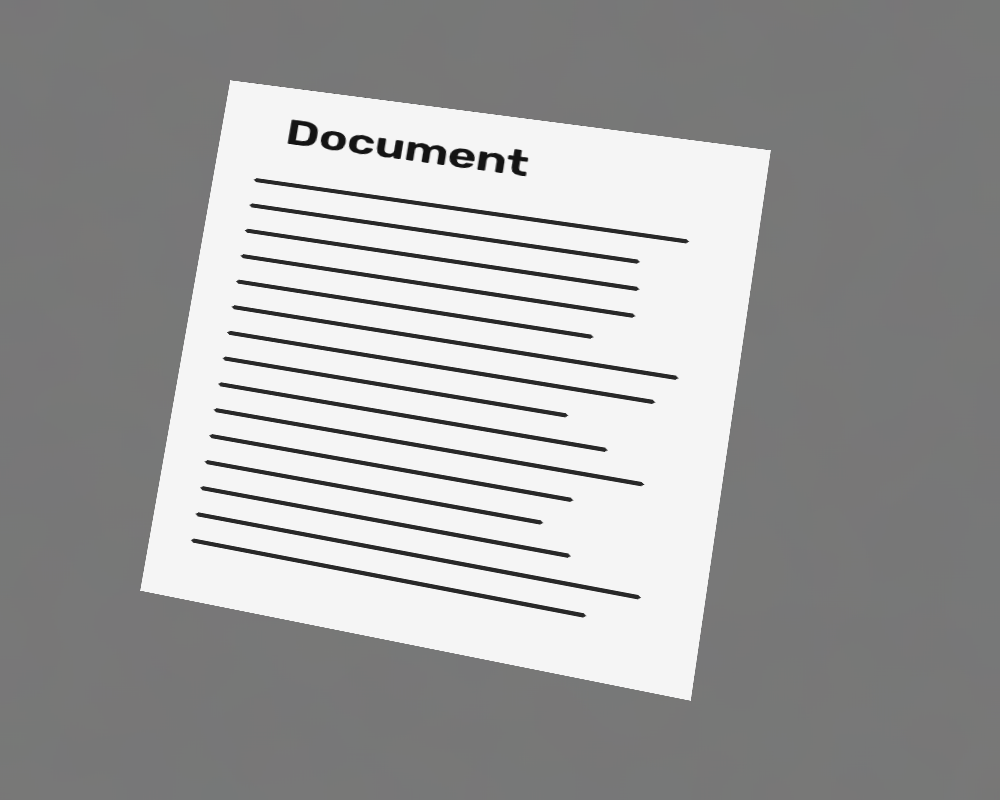
#> input picture samples/sample_document.png, 1000 x 800 px
$ python -i scanner.py   (imports and definitions only)
#> lines starting #> are read from the running program, lines starting #| are printed output that depends on the picture; after the words box and inside, x2 and y2 are one past the last pixel; in counts of white or black regions, pixels touching at a corner belong together
#> further down, picture is the input picture: shape (800, 1000, 3); mean B, G, R 158.9, 159, 158.9
"""文档扫描预处理核心算法模块。

职责：图像解码、文档四边形轮廓检测、角点排序、透视矫正、图像增强。
本模块不依赖 Streamlit，可独立测试与复用。
"""
from __future__ import annotations

from dataclasses import dataclass

import cv2
import numpy as np

# 输入图片最长边限制，防止超大图片占用过多内存
MAX_IMAGE_DIM = 2000
# 矫正输出图片最长边限制
MAX_OUTPUT_DIM = 2500
# 输出最小边长
MIN_OUTPUT_DIM = 16
# 上传文件大小上限（字节）
MAX_FILE_BYTES = 20 * 1024 * 1024


class ScanError(Exception):
    """扫描处理中的可预期错误，界面应捕获并以中文提示展示。"""


@dataclass
class DetectionResult:
    """文档四角自动检测结果。"""

    found: bool
    corners: np.ndarray | None = None  # (4, 2) float32，顺序：左上、右上、右下、左下
    edge_image: np.ndarray | None = None
    message: str = ""
    candidates: int = 0


# ---------------------------------------------------------------------------
# 图像读取与尺寸控制
# ---------------------------------------------------------------------------

# [24 lines left out: functions load_image_from_bytes, resize_to_max, not called in this run]


# ---------------------------------------------------------------------------
# 角点排序与校验
# ---------------------------------------------------------------------------

def order_points(pts: np.ndarray) -> np.ndarray:
    """将四个点排序为：左上、右上、右下、左下。

    先按相对质心的极角做循环排序（对任意凸四边形稳定，
    包括旋转约 45° 的菱形构图），再以 x+y 最小者作为左上起点。
    """
    pts = np.asarray(pts, dtype=np.float32).reshape(4, 2)
    centroid = pts.mean(axis=0)
    angles = np.arctan2(pts[:, 1] - centroid[1], pts[:, 0] - centroid[0])
    cyclic = pts[np.argsort(angles)]  # 图像坐标 y 向下 → 屏幕上为顺时针
    start = int(np.argmin(cyclic.sum(axis=1)))  # 左上：x+y 最小
    return np.roll(cyclic, -start, axis=0).astype(np.float32)


# [24 lines left out: function validate_corners, not called in this run]


# ---------------------------------------------------------------------------
# 文档四边形自动检测
# ---------------------------------------------------------------------------

def _is_full_frame(approx: np.ndarray, shape: tuple[int, int], margin_ratio: float = 0.02) -> bool:
    """判断四边形是否几乎贴满整张照片（即误检为照片边框）。"""
    h, w = shape
    pts = approx.reshape(4, 2)
    mx, my = w * margin_ratio, h * margin_ratio
    near_border = (
        ((pts[:, 0] < mx) | (pts[:, 0] > w - mx)).all()
        and ((pts[:, 1] < my) | (pts[:, 1] > h - my)).all()
    )
    return bool(near_border)


def _find_quad_in_edges(
    edges: np.ndarray,
    img_shape: tuple[int, int],
    min_area_ratio: float,
    max_area_ratio: float = 0.98,
) -> tuple[np.ndarray | None, int]:
    """在边缘图中筛选符合条件的四边形轮廓。"""
    contours, _ = cv2.findContours(edges, cv2.RETR_LIST, cv2.CHAIN_APPROX_SIMPLE)
    if not contours:
        return None, 0
    img_area = float(img_shape[0] * img_shape[1])
    contours = sorted(contours, key=cv2.contourArea, reverse=True)
    checked = 0
    for cnt in contours[:8]:
        area = cv2.contourArea(cnt)
        if area < img_area * min_area_ratio:
            break  # 后续轮廓面积更小，不必再看
        if area > img_area * max_area_ratio:
            continue
        checked += 1
        peri = cv2.arcLength(cnt, True)
        approx = cv2.approxPolyDP(cnt, 0.02 * peri, True)
        if len(approx) != 4:
            continue
        if not cv2.isContourConvex(approx):
            continue
        if _is_full_frame(approx, img_shape):
            continue
        return order_points(approx.reshape(4, 2)), checked
    return None, checked


def detect_document(
    img: np.ndarray,
    canny_low: int = 50,
    canny_high: int = 150,
    min_area_ratio: float = 0.2,
    blur_ksize: int = 5,
) -> DetectionResult:
    """自动检测文档四角。

    流程：灰度化 -> 高斯降噪 -> Canny 边缘 -> 形态学闭运算连接断边 ->
    轮廓检测 -> 四边形/凸性/面积占比筛选。使用多组 Canny 阈值重试以提高成功率。
    """
#> called with canny_low = 50, canny_high = 150, min_area_ratio = 0.2, blur_ksize = 5
    if img is None or img.size == 0:
        return DetectionResult(False, message="输入图像为空。")

    h, w = img.shape[:2]
#> h = 800; w = 1000
    gray = cv2.cvtColor(img, cv2.COLOR_BGR2GRAY) if img.ndim == 3 else img.copy()
    blurred = cv2.GaussianBlur(gray, (blur_ksize, blur_ksize), 0)

    # 多组阈值尝试，兼顾对比度强弱的场景
    threshold_sets = [(canny_low, canny_high), (30, 100), (75, 200)]
    kernel = cv2.getStructuringElement(cv2.MORPH_RECT, (5, 5))
    best_edges = None
    total_checked = 0
    for low, high in threshold_sets:
        low = int(max(1, min(low, high - 1)))
        edges = cv2.Canny(blurred, low, high)
        edges = cv2.morphologyEx(edges, cv2.MORPH_CLOSE, kernel, iterations=2)
        edges = cv2.dilate(edges, kernel, iterations=1)
        if best_edges is None:
            best_edges = edges
        corners, checked = _find_quad_in_edges(edges, (h, w), min_area_ratio)
        total_checked += checked
        if corners is not None:
            return DetectionResult(
                True,
                corners=corners,
                edge_image=edges,
                message=f"检测成功（Canny 阈值 {low}/{high}）。",
                candidates=total_checked,
            )
#> this loop made 1 pass
#> (corners, checked, total_checked) on pass 1: ([[228, 78], [772, 148], [692, 702], [138, 592]], 1, 1)
#> pass 1, in detect_document, `edges = cv2.Canny(blurred, low, high)`:
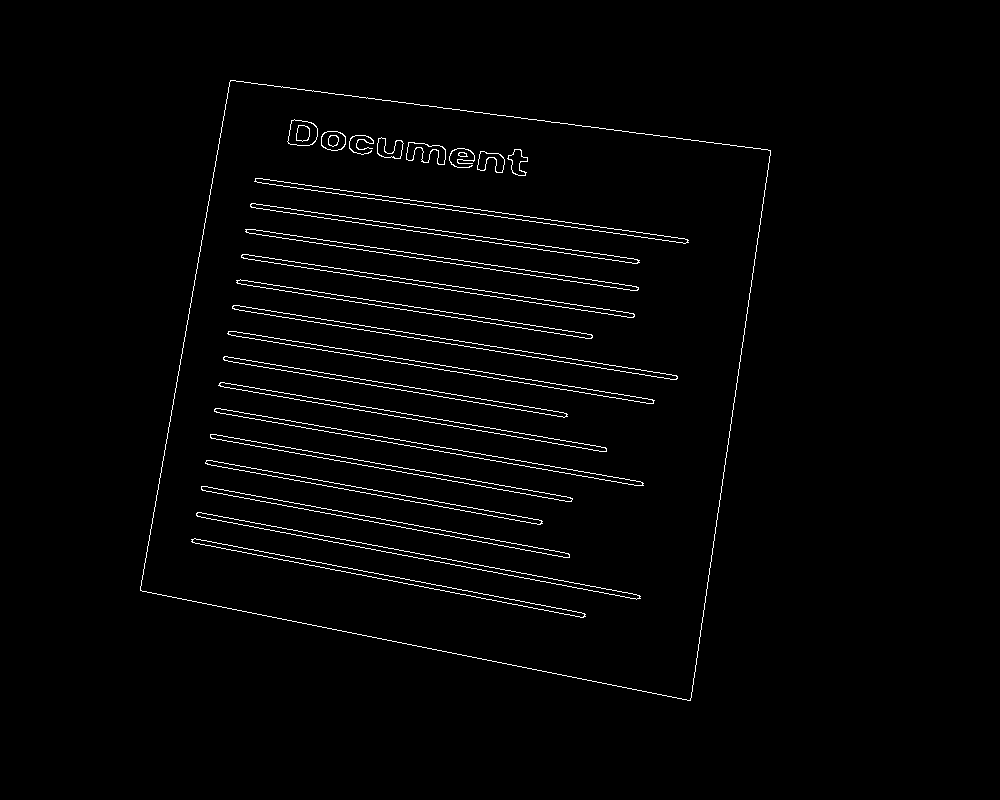
#> edges: shape (800, 1000); 1.9% white in thin lines or dots, all inside (x1, y1, x2, y2) = (140, 80, 771, 701)
#> pass 1, in detect_document, `edges = cv2.morphologyEx(edges, cv2.MORPH_CLOSE, kernel, iterations=2)`:
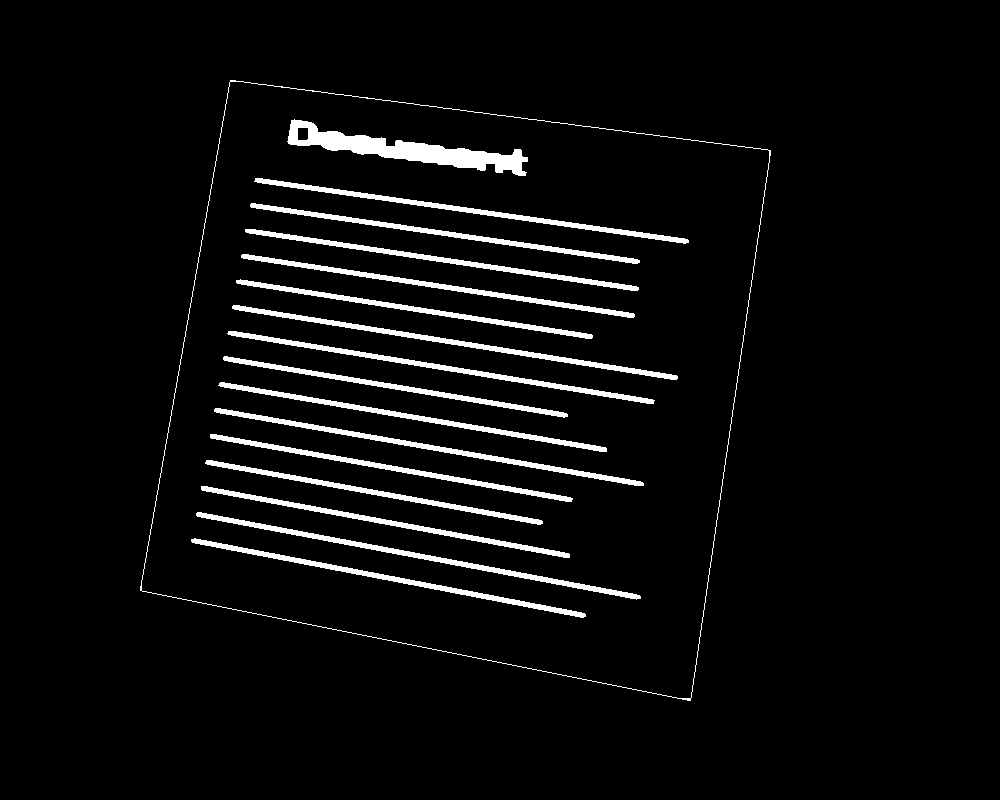
#> edges: shape (800, 1000); 4.7% white; 17 white regions, largest, box (x1, y1, x2, y2) and area: (287, 119, 528, 176) 4223, (196, 512, 641, 600) 2372, (232, 305, 678, 380) 2335
#> pass 1, in detect_document, `edges = cv2.dilate(edges, kernel, iterations=1)`:
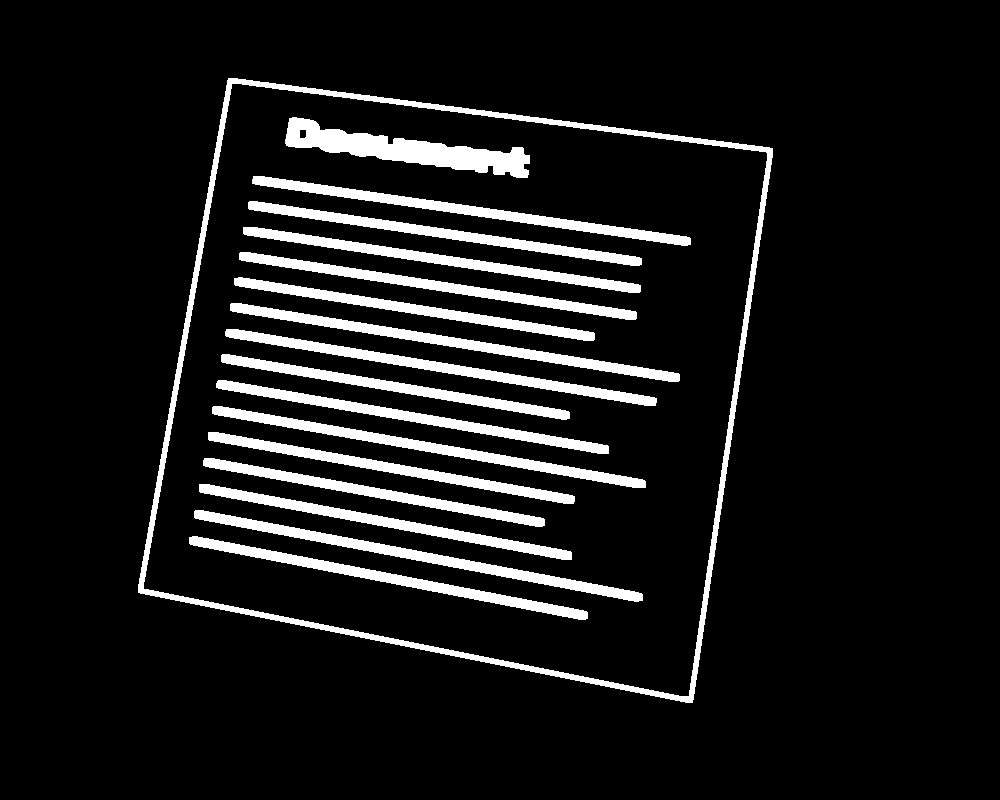
#> edges: shape (800, 1000); 9.6% white; 17 white regions, largest, box (x1, y1, x2, y2) and area: (138, 78, 773, 703) 12161, (285, 117, 530, 178) 5639, (194, 510, 643, 602) 4520
#> after the loop, total_checked = 1
    return DetectionResult(
        False,
        edge_image=best_edges,
        message="自动检测失败：未找到符合条件的四边形文档轮廓，请使用手动四点调整。",
        candidates=total_checked,
    )


# ---------------------------------------------------------------------------
# 透视矫正
# ---------------------------------------------------------------------------

# [154 lines left out: functions four_point_transform, remove_shadow, enhance, encode_png, draw_corners, draw_points and 1 more, not called in this run]

>>> import cv2
>>> picture = cv2.imread('samples/sample_document.png')
>>> result = detect_document(picture)
